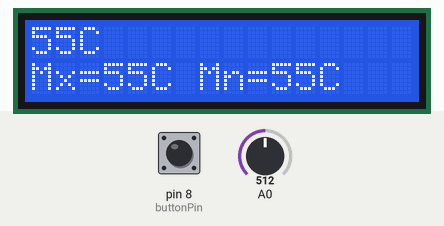
Simulated run of this sketch. Board: Arduino Uno, built with avr-gcc and run on an emulated ATmega328P. Parts: 16×2 character LCD. The inputs (shaded band) are chosen by the test bench; at power-on: pin 8 (buttonPin) HIGH, A0 = 512.

Above: at 1.2 s.
1.3 s: pin 8 (buttonPin) pulled LOW for 0.3 s
At 2.0 s:
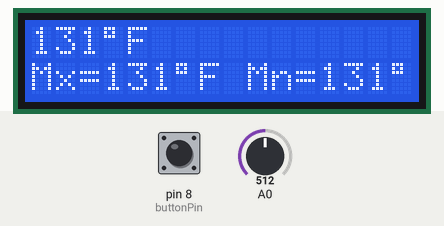
3.6 s: A0 set to 716
At 5.0 s:
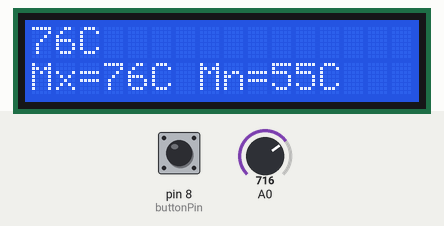
5.3 s: pin 8 (buttonPin) pulled LOW for 1 s
At 6.1 s:
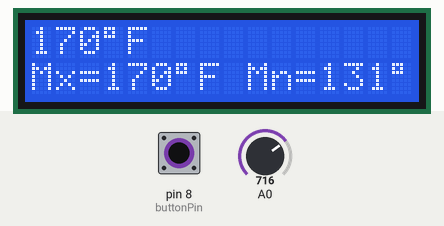
8.2 s: A0 set to 900
At 9.6 s:
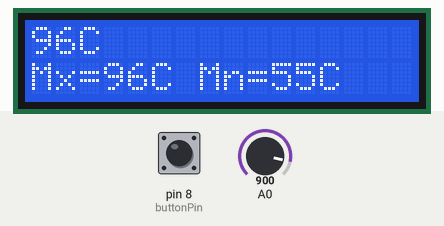
9.9 s: A0 set to 1023
At 10.7 s:
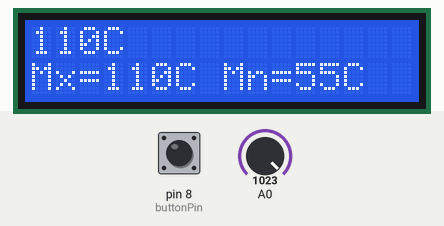
Timing chart, 0 to 12.7 s (numbered marks = the images above; inputs shaded):
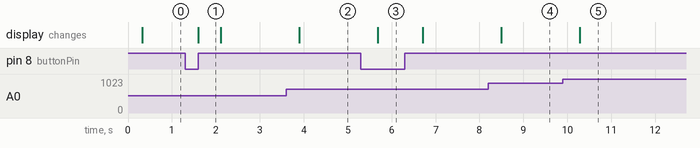

Measured:
- after the input at 1.3 s, the display: changes after 0.30 s (image 1)
- after the input at 3.6 s, the display: changes after 0.30 s (image 2)
- after the input at 5.3 s, the display: changes after 0.38 s (image 3)
- after the input at 8.2 s, the display: changes after 0.29 s (image 4)
- after the input at 9.9 s, the display: changes after 0.38 s (image 5)

The sketch:

CodigoArduino01.ino
```cpp
/*
Teste esse circuito:
https://www.tinkercad.com/things/gmnGU03Y2lm
*/


//Carrega a biblioteca LiquidCrystal
#include <LiquidCrystal.h>

//Define os pinos que serão utilizados para ligação ao display
LiquidCrystal lcd(12, 11, 5, 4, 3, 2);

int maxC=0, minC=0, maxF=0, minF=0;
int ini = 0;
const int buttonPin=8;

void setup() {
    lcd.begin(16, 2); // Define o display com 16 colunas e 2 linhas
    analogReference(INTERNAL);
    pinMode(buttonPin, INPUT_PULLUP);
    lcd.clear();
}

void loop() {
    int sensor = analogRead(0); // Lê a temperatura do sensor
    // Define a temperatura mínima incial
    if (ini==0) {
        minC = sensor * 0.1075268817204301; // Converte para Celsius
        minF = ((sensor * 0.1075268817204301) * 1.8)+32; // Converte para Fahrenheit
        ini = 1;
    }
    int buttonState = digitalRead(buttonPin); // Verifica se o botão foi pressionado
    delay(250);
    if (buttonState == 1) {
        lcd.clear();
        celsius(sensor);
    } else {
        lcd.clear();
        fahrenheit(sensor);
    }
}

void celsius(int sensor) {
    lcd.setCursor(0,0); // Define o cursor na posição de início
    int temp = sensor * 0.1075268817204301; // Converte para Celsius
    lcd.print(temp);
    // Símbolo de grau
    lcd.print("C ");
    if (temp>maxC) {maxC=temp;}
    if (temp<minC) {minC=temp;}
    lcd.setCursor(0,1);
    lcd.print("Mx=");
    lcd.print(maxC);

    lcd.print("C Mn=");
    lcd.print(minC);

    lcd.print("C ");
}

void fahrenheit(int sensor) {
    lcd.setCursor(0,0);
    float temp = ((sensor * 0.1075268817204301) * 1.8)+32; // Converte para Fahrenheit
    lcd.print(int(temp));
    lcd.write(B11011111); // Imprime o símbolo de grau
    lcd.print("F ");
    if (temp>maxF) {maxF=temp;}
    if (temp<minF) {minF=temp;}
    lcd.setCursor(0,1);
    lcd.print("Mx=");
    lcd.print(maxF);
    lcd.write(B11011111);
    lcd.print("F Mn=");
    lcd.print(minF);
    lcd.write(B11011111);
    lcd.print("F ");
}
```
